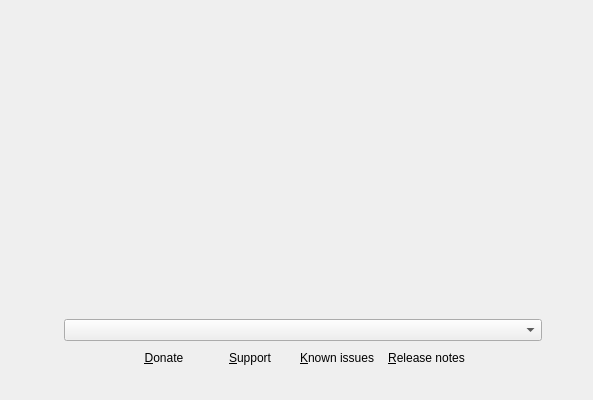
<?xml version="1.0" encoding="UTF-8"?>
<ui version="4.0">
 <author>
SPDX-FileCopyrightText: 2014 Teo Mrnjavac &lt;teo@kde.org&gt;
SPDX-License-Identifier: GPL-3.0-or-later
 </author>
 <class>WelcomePage</class>
 <widget class="QWidget" name="WelcomePage">
  <property name="geometry">
   <rect>
    <x>0</x>
    <y>0</y>
    <width>593</width>
    <height>400</height>
   </rect>
  </property>
  <property name="windowTitle">
   <string notr="true">Form</string>
  </property>
  <layout class="QHBoxLayout" name="horizontalLayout">
   <item>
    <layout class="QVBoxLayout" name="verticalLayout" stretch="0,0,0,0,0">
     <item>
      <spacer name="aboveTextSpacer">
       <property name="orientation">
        <enum>Qt::Vertical</enum>
       </property>
       <property name="sizeType">
        <enum>QSizePolicy::Fixed</enum>
       </property>
       <property name="sizeHint" stdset="0">
        <size>
         <width>20</width>
         <height>40</height>
        </size>
       </property>
      </spacer>
     </item>
     <item>
      <widget class="QLabel" name="mainText">
       <property name="sizePolicy">
        <sizepolicy hsizetype="Expanding" vsizetype="Preferred">
         <horstretch>3</horstretch>
         <verstretch>0</verstretch>
        </sizepolicy>
       </property>
       <property name="text">
        <string notr="true">&lt;Calamares welcome text&gt;</string>
       </property>
       <property name="alignment">
        <set>Qt::AlignCenter</set>
       </property>
       <property name="wordWrap">
        <bool>true</bool>
       </property>
      </widget>
     </item>
     <item>
      <layout class="QHBoxLayout" name="horizontalLayout_3" stretch="0,0,2,0">
       <item>
        <spacer name="horizontalSpacer_3">
         <property name="orientation">
          <enum>Qt::Horizontal</enum>
         </property>
         <property name="sizeType">
          <enum>QSizePolicy::Maximum</enum>
         </property>
         <property name="sizeHint" stdset="0">
          <size>
           <width>40</width>
           <height>20</height>
          </size>
         </property>
        </spacer>
       </item>
       <item>
        <widget class="QLabel" name="languageIcon">
         <property name="toolTip">
          <string>Select application and system language</string>
         </property>
         <property name="text">
          <string/>
         </property>
         <property name="pixmap">
          <pixmap resource="welcome.qrc">:/welcome/language-icon-48px.png</pixmap>
         </property>
        </widget>
       </item>
       <item>
        <widget class="QComboBox" name="languageWidget">
         <property name="sizePolicy">
          <sizepolicy hsizetype="Preferred" vsizetype="Fixed">
           <horstretch>2</horstretch>
           <verstretch>0</verstretch>
          </sizepolicy>
         </property>
         <property name="toolTip">
          <string>Select application and system language</string>
         </property>
        </widget>
       </item>
       <item>
        <spacer name="horizontalSpacer_4">
         <property name="orientation">
          <enum>Qt::Horizontal</enum>
         </property>
         <property name="sizeType">
          <enum>QSizePolicy::Maximum</enum>
         </property>
         <property name="sizeHint" stdset="0">
          <size>
           <width>40</width>
           <height>20</height>
          </size>
         </property>
        </spacer>
       </item>
      </layout>
     </item>
     <item>
      <layout class="QHBoxLayout" name="horizontalLayout_2">
       <item>
        <spacer name="horizontalSpacer">
         <property name="orientation">
          <enum>Qt::Horizontal</enum>
         </property>
         <property name="sizeHint" stdset="0">
          <size>
           <width>40</width>
           <height>20</height>
          </size>
         </property>
        </spacer>
       </item>
       <item>
        <layout class="QHBoxLayout" name="horizontalLayout_4">
         <item>
          <widget class="QPushButton" name="donateButton">
           <property name="toolTip">
            <string>Open donations website</string>
           </property>
           <property name="text">
            <string>&amp;Donate</string>
           </property>
           <property name="flat">
            <bool>true</bool>
           </property>
          </widget>
         </item>
         <item>
          <widget class="QPushButton" name="supportButton">
           <property name="toolTip">
            <string>Open help and support website</string>
           </property>
           <property name="text">
            <string>&amp;Support</string>
           </property>
           <property name="flat">
            <bool>true</bool>
           </property>
          </widget>
         </item>
         <item>
          <widget class="QPushButton" name="knownIssuesButton">
           <property name="toolTip">
            <string>Open issues and bug-tracking website</string>
           </property>
           <property name="text">
            <string>&amp;Known issues</string>
           </property>
           <property name="flat">
            <bool>true</bool>
           </property>
          </widget>
         </item>
         <item>
          <widget class="QPushButton" name="releaseNotesButton">
           <property name="toolTip">
            <string>Open release notes website</string>
           </property>
           <property name="text">
            <string>&amp;Release notes</string>
           </property>
           <property name="flat">
            <bool>true</bool>
           </property>
          </widget>
         </item>
        </layout>
       </item>
       <item>
        <spacer name="horizontalSpacer_2">
         <property name="orientation">
          <enum>Qt::Horizontal</enum>
         </property>
         <property name="sizeHint" stdset="0">
          <size>
           <width>40</width>
           <height>20</height>
          </size>
         </property>
        </spacer>
       </item>
      </layout>
     </item>
     <item>
      <spacer name="verticalSpacer_4">
       <property name="orientation">
        <enum>Qt::Vertical</enum>
       </property>
       <property name="sizeType">
        <enum>QSizePolicy::Fixed</enum>
       </property>
       <property name="sizeHint" stdset="0">
        <size>
         <width>20</width>
         <height>20</height>
        </size>
       </property>
      </spacer>
     </item>
    </layout>
   </item>
  </layout>
 </widget>
 <resources>
  <include location="welcome.qrc"/>
 </resources>
 <connections/>
</ui>
